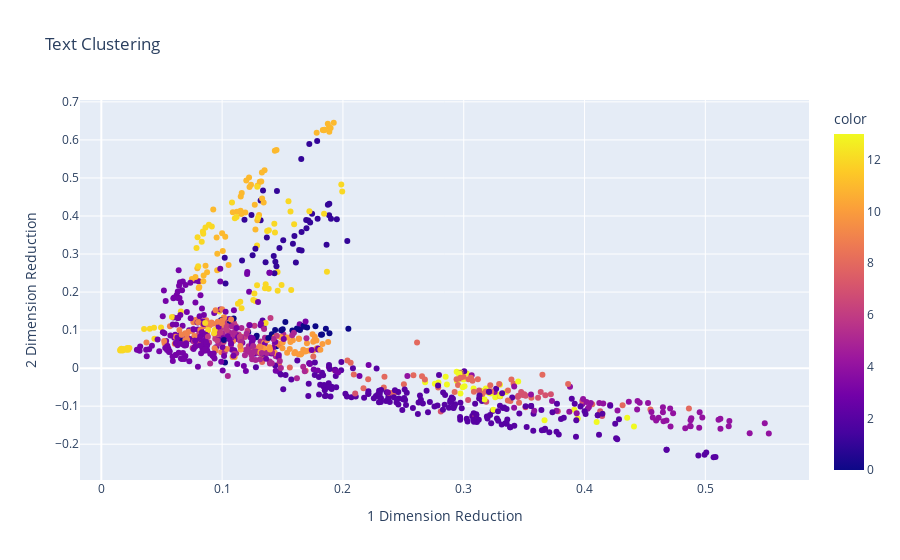

The cell this chart's notebook holds for it:
### Code cell
titles = information.database['title']
clustering_target = text_similarity.kmeans_text(tf_idf_matrix, titles)

### Figure 1 — Plotly figure (JSON) as saved in the notebook; plotly's stock layout.template omitted (floating-point values rounded to 4 significant figures; data arrays with more than 128 entries replaced by an {"elided": "..."} marker saying what was removed)
{"data": [{"customdata": {"elided": "950x1 str values"}, "hovertemplate": "0=%{x}<br>1=%{y}<br>titles=%{customdata[0]}<br>color=%{marker.color}<extra></extra>", "legendgroup": "", "marker": {"color": {"elided": "950 int values"}, "coloraxis": "coloraxis", "symbol": "circle"}, "mode": "markers", "name": "", "orientation": "v", "showlegend": false, "type": "scatter", "x": {"elided": "950 float values"}, "xaxis": "x", "y": {"elided": "950 float values"}, "yaxis": "y"}], "layout": {"coloraxis": {"colorbar": {"title": {"text": "color"}}, "colorscale": [[0, "#0d0887"], [0.1111, "#46039f"], [0.2222, "#7201a8"], [0.3333, "#9c179e"], [0.4444, "#bd3786"], [0.5556, "#d8576b"], [0.6667, "#ed7953"], [0.7778, "#fb9f3a"], [0.8889, "#fdca26"], [1, "#f0f921"]]}, "legend": {"tracegroupgap": 0}, "title": {"text": "Text Clustering"}, "xaxis": {"anchor": "y", "domain": [0, 1], "title": {"text": "1 Dimension Reduction"}}, "yaxis": {"anchor": "x", "domain": [0, 1], "title": {"text": "2 Dimension Reduction"}}}}
